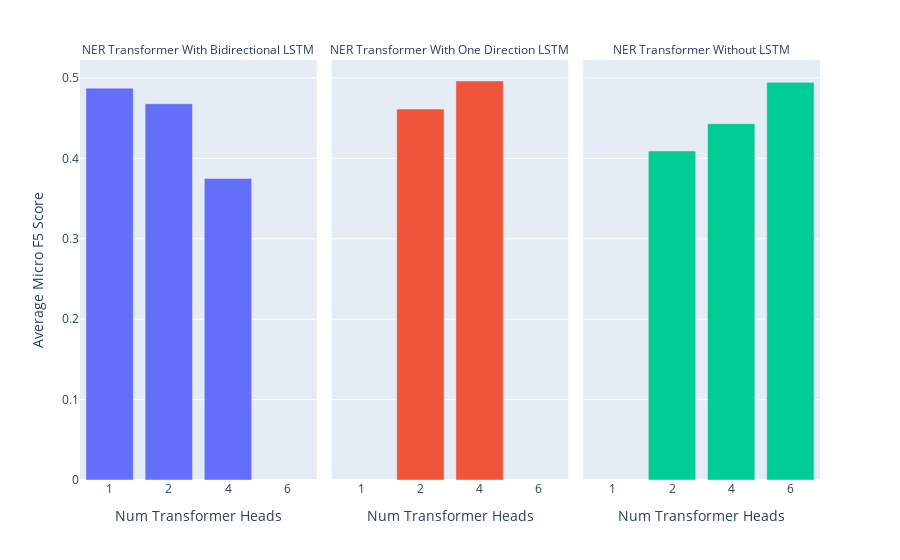

Notebook code for this chart:
### Markdown cell above
The number of transformer heads seems to correlate with the Micro F5 score, at least in these initial 50 model runs. For Bidirectional LSTMs fewer heads were associated with higher scores. For the NER transformer without the LSTM, increasing the number of heads resulted in an increase in the average Micro F5 score.

### Code cell
#Impact of Number of Transformer Heads
microf5_transformer = records[['Num Transformer Heads',
                               'Micro F5',
                               'Model Description']].groupby(['Num Transformer Heads','Model Description']).mean().reset_index()

fig = px.bar(microf5_transformer,
             x = 'Num Transformer Heads',
             y = 'Micro F5',
             facet_col = 'Model Description',
             color = 'Model Description')
fig.for_each_annotation(lambda a: a.update(text=a.text.split("=")[-1]))
fig.update_xaxes(type = 'category')
fig.update_layout(showlegend = False,
                  yaxis_title = 'Average Micro F5 Score')
fig.show()

### Figure 1 — Plotly figure (JSON) as saved in the notebook; plotly's stock layout.template omitted (floating-point values rounded to 4 significant figures)
{"data": [{"alignmentgroup": "True", "hovertemplate": "Model Description=NER Transformer With Bidirectional LSTM<br>Num Transformer Heads=%{x}<br>Micro F5=%{y}<extra></extra>", "legendgroup": "NER Transformer With Bidirectional LSTM", "marker": {"color": "#636efa", "pattern": {"shape": ""}}, "name": "NER Transformer With Bidirectional LSTM", "offsetgroup": "NER Transformer With Bidirectional LSTM", "orientation": "v", "showlegend": true, "textposition": "auto", "type": "bar", "x": [1, 2, 4], "xaxis": "x", "y": [0.4873, 0.4679, 0.3751], "yaxis": "y"}, {"alignmentgroup": "True", "hovertemplate": "Model Description=NER Transformer With One Direction LSTM<br>Num Transformer Heads=%{x}<br>Micro F5=%{y}<extra></extra>", "legendgroup": "NER Transformer With One Direction LSTM", "marker": {"color": "#EF553B", "pattern": {"shape": ""}}, "name": "NER Transformer With One Direction LSTM", "offsetgroup": "NER Transformer With One Direction LSTM", "orientation": "v", "showlegend": true, "textposition": "auto", "type": "bar", "x": [2, 4], "xaxis": "x2", "y": [0.4613, 0.4962], "yaxis": "y2"}, {"alignmentgroup": "True", "hovertemplate": "Model Description=NER Transformer Without LSTM<br>Num Transformer Heads=%{x}<br>Micro F5=%{y}<extra></extra>", "legendgroup": "NER Transformer Without LSTM", "marker": {"color": "#00cc96", "pattern": {"shape": ""}}, "name": "NER Transformer Without LSTM", "offsetgroup": "NER Transformer Without LSTM", "orientation": "v", "showlegend": true, "textposition": "auto", "type": "bar", "x": [2, 4, 6], "xaxis": "x3", "y": [0.4092, 0.4431, 0.4945], "yaxis": "y3"}], "layout": {"annotations": [{"font": {}, "showarrow": false, "text": "NER Transformer With Bidirectional LSTM", "x": 0.16, "xanchor": "center", "xref": "paper", "y": 1, "yanchor": "bottom", "yref": "paper"}, {"font": {}, "showarrow": false, "text": "NER Transformer With One Direction LSTM", "x": 0.5, "xanchor": "center", "xref": "paper", "y": 1, "yanchor": "bottom", "yref": "paper"}, {"font": {}, "showarrow": false, "text": "NER Transformer Without LSTM", "x": 0.84, "xanchor": "center", "xref": "paper", "y": 1, "yanchor": "bottom", "yref": "paper"}], "autosize": true, "barmode": "relative", "legend": {"title": {"text": "Model Description"}, "tracegroupgap": 0}, "margin": {"t": 60}, "showlegend": false, "xaxis": {"anchor": "y", "autorange": true, "domain": [0, 0.32], "range": [-0.5, 3.5], "title": {"text": "Num Transformer Heads"}, "type": "category"}, "xaxis2": {"anchor": "y2", "autorange": true, "domain": [0.34, 0.66], "matches": "x", "range": [-0.5, 3.5], "title": {"text": "Num Transformer Heads"}, "type": "category"}, "xaxis3": {"anchor": "y3", "autorange": true, "domain": [0.68, 1.0], "matches": "x", "range": [-0.5, 3.5], "title": {"text": "Num Transformer Heads"}, "type": "category"}, "yaxis": {"anchor": "x", "autorange": true, "domain": [0, 1], "range": [0, 0.5223], "title": {"text": "Average Micro F5 Score"}, "type": "linear"}, "yaxis2": {"anchor": "x2", "autorange": true, "domain": [0, 1], "matches": "y", "range": [0, 0.5223], "showticklabels": false, "type": "linear"}, "yaxis3": {"anchor": "x3", "autorange": true, "domain": [0, 1], "matches": "y", "range": [0, 0.5223], "showticklabels": false, "type": "linear"}}}
